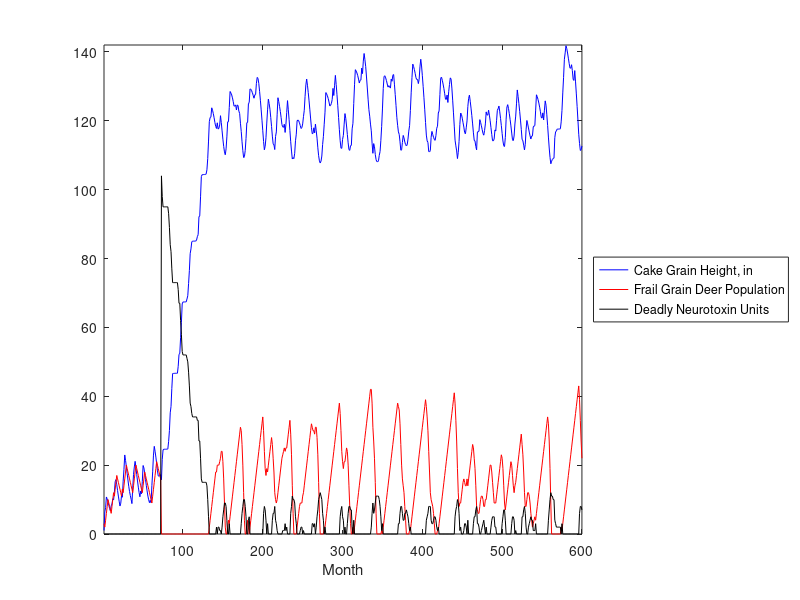
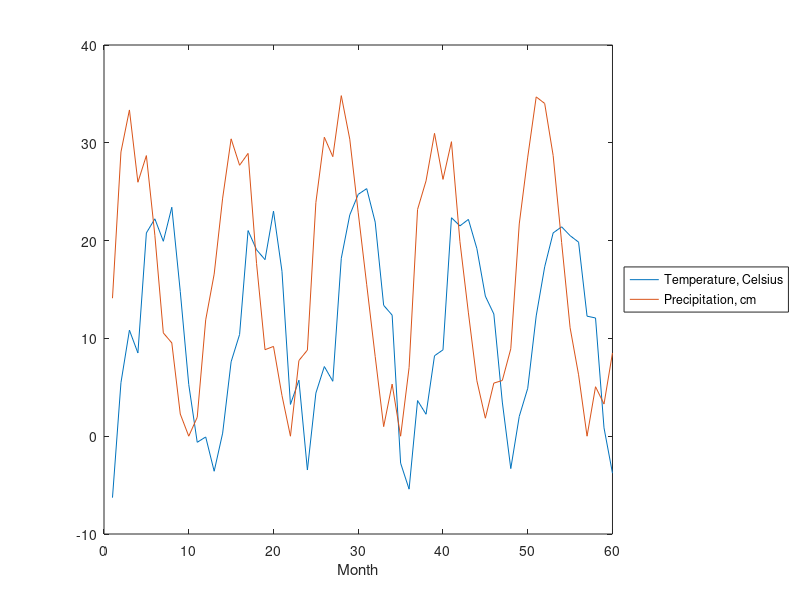

Write the MATLAB code that produced these figures, in order.
load('GrainDeerData.txt')

month = GrainDeerData(:,1);
numYears = GrainDeerData(end,2) - GrainDeerData(1,2);
year = [1:12:12*numYears + 1];
year = repmat(year, 12, 1);
year = reshape(year, [], 1);
month = month + year;
Temperature = GrainDeerData(:,3);
Precipitation = GrainDeerData(:,4);
GrainHeight = GrainDeerData(:,5)./2.54;
GrainDeer = GrainDeerData(:,6);
Neurotoxin = GrainDeerData(:,7);

figure
plot(month,GrainHeight,'b-')
hold on
plot(month,GrainDeer,'r-')
plot(month,Neurotoxin,'k-')
xlabel('Month')
legend('Cake Grain Height, in', 'Frail Grain Deer Population', 'Deadly Neurotoxin Units')
legend('location', 'eastoutside')
axis([-inf,inf,0,142])
hold off

figure
plot(month(1:60),Temperature(1:60))
hold on
plot(month(1:60),Precipitation(1:60))
xlabel('Month')
legend('Temperature, Celsius', 'Precipitation, cm')
legend('location', 'eastoutside')
hold off